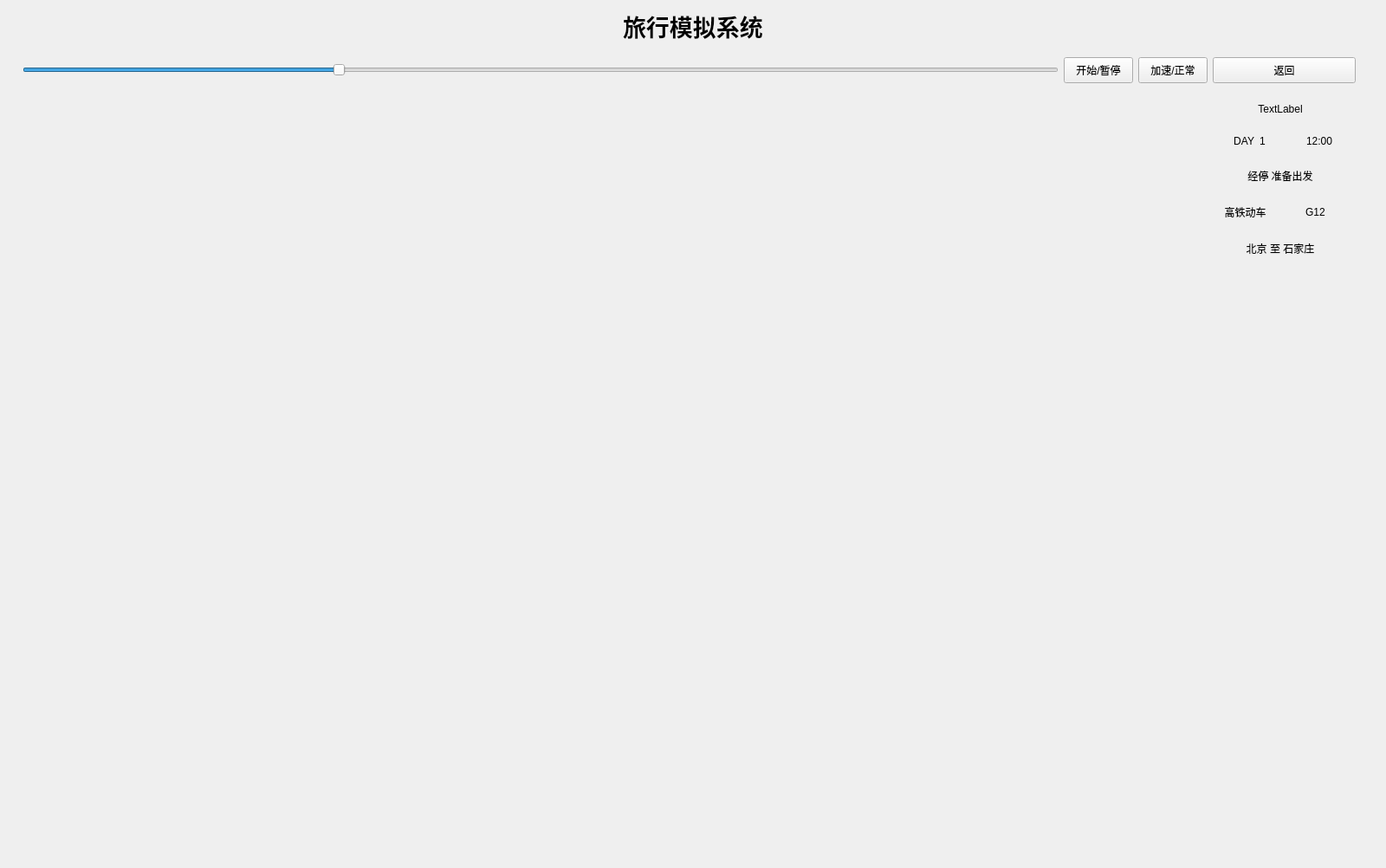
<?xml version="1.0" encoding="UTF-8"?>
<ui version="4.0">
 <class>ScheduleWindow</class>
 <widget class="QWidget" name="ScheduleWindow">
  <property name="geometry">
   <rect>
    <x>0</x>
    <y>0</y>
    <width>1600</width>
    <height>1002</height>
   </rect>
  </property>
  <property name="windowTitle">
   <string>旅行模拟器</string>
  </property>
  <layout class="QVBoxLayout" name="verticalLayout" stretch="0,0">
   <property name="topMargin">
    <number>0</number>
   </property>
   <property name="bottomMargin">
    <number>0</number>
   </property>
   <item>
    <widget class="QWidget" name="title_widget" native="true">
     <property name="minimumSize">
      <size>
       <width>0</width>
       <height>60</height>
      </size>
     </property>
     <property name="maximumSize">
      <size>
       <width>16777215</width>
       <height>60</height>
      </size>
     </property>
     <layout class="QHBoxLayout" name="TitleLayout">
      <item>
       <spacer name="TitleSpacerL">
        <property name="orientation">
         <enum>Qt::Horizontal</enum>
        </property>
        <property name="sizeHint" stdset="0">
         <size>
          <width>40</width>
          <height>20</height>
         </size>
        </property>
       </spacer>
      </item>
      <item>
       <widget class="QLabel" name="Title">
        <property name="font">
         <font>
          <family>微软雅黑</family>
          <pointsize>20</pointsize>
          <weight>75</weight>
          <bold>true</bold>
         </font>
        </property>
        <property name="text">
         <string>旅行模拟系统</string>
        </property>
       </widget>
      </item>
      <item>
       <spacer name="TitleSpacerR">
        <property name="orientation">
         <enum>Qt::Horizontal</enum>
        </property>
        <property name="sizeHint" stdset="0">
         <size>
          <width>40</width>
          <height>20</height>
         </size>
        </property>
       </spacer>
      </item>
     </layout>
    </widget>
   </item>
   <item>
    <widget class="QStackedWidget" name="stackedWidget">
     <property name="currentIndex">
      <number>1</number>
     </property>
     <widget class="QWidget" name="list_page">
      <layout class="QVBoxLayout" name="verticalLayout_2" stretch="1,0,12">
       <item>
        <widget class="QWidget" name="widget" native="true">
         <layout class="QHBoxLayout" name="horizontalLayout">
          <item>
           <widget class="QLabel" name="SubTitle">
            <property name="font">
             <font>
              <family>微软雅黑</family>
              <pointsize>12</pointsize>
              <weight>75</weight>
              <bold>true</bold>
             </font>
            </property>
            <property name="text">
             <string>参考计划如下</string>
            </property>
           </widget>
          </item>
         </layout>
        </widget>
       </item>
       <item>
        <layout class="QHBoxLayout" name="BottomLayer">
         <property name="rightMargin">
          <number>20</number>
         </property>
         <item>
          <widget class="QPushButton" name="save_btn">
           <property name="minimumSize">
            <size>
             <width>100</width>
             <height>25</height>
            </size>
           </property>
           <property name="maximumSize">
            <size>
             <width>100</width>
             <height>25</height>
            </size>
           </property>
           <property name="text">
            <string>保存</string>
           </property>
          </widget>
         </item>
         <item>
          <widget class="QPushButton" name="sim_btn">
           <property name="minimumSize">
            <size>
             <width>100</width>
             <height>25</height>
            </size>
           </property>
           <property name="maximumSize">
            <size>
             <width>100</width>
             <height>25</height>
            </size>
           </property>
           <property name="text">
            <string>添加模拟</string>
           </property>
          </widget>
         </item>
         <item>
          <widget class="QPushButton" name="CloseButton">
           <property name="minimumSize">
            <size>
             <width>100</width>
             <height>25</height>
            </size>
           </property>
           <property name="maximumSize">
            <size>
             <width>100</width>
             <height>25</height>
            </size>
           </property>
           <property name="text">
            <string>关闭</string>
           </property>
          </widget>
         </item>
         <item>
          <spacer name="BottomSpacer">
           <property name="orientation">
            <enum>Qt::Horizontal</enum>
           </property>
           <property name="sizeHint" stdset="0">
            <size>
             <width>40</width>
             <height>20</height>
            </size>
           </property>
          </spacer>
         </item>
        </layout>
       </item>
       <item>
        <widget class="QTableWidget" name="ScheduleTable">
         <property name="font">
          <font>
           <pointsize>12</pointsize>
          </font>
         </property>
         <property name="editTriggers">
          <set>QAbstractItemView::NoEditTriggers</set>
         </property>
         <property name="selectionMode">
          <enum>QAbstractItemView::SingleSelection</enum>
         </property>
         <property name="textElideMode">
          <enum>Qt::ElideMiddle</enum>
         </property>
         <property name="gridStyle">
          <enum>Qt::DashLine</enum>
         </property>
         <attribute name="horizontalHeaderDefaultSectionSize">
          <number>140</number>
         </attribute>
         <column>
          <property name="text">
           <string>出发日期</string>
          </property>
         </column>
         <column>
          <property name="text">
           <string>出发时间</string>
          </property>
         </column>
         <column>
          <property name="text">
           <string>交通方式</string>
          </property>
         </column>
         <column>
          <property name="text">
           <string>班次</string>
          </property>
         </column>
         <column>
          <property name="text">
           <string>始发地</string>
          </property>
         </column>
         <column>
          <property name="text">
           <string>终到地</string>
          </property>
         </column>
         <column>
          <property name="text">
           <string>耗时</string>
          </property>
         </column>
         <column>
          <property name="text">
           <string>到达日期</string>
          </property>
         </column>
         <column>
          <property name="text">
           <string>到达时间</string>
          </property>
         </column>
         <column>
          <property name="text">
           <string>状态</string>
          </property>
         </column>
         <column>
          <property name="text">
           <string>票价</string>
          </property>
         </column>
        </widget>
       </item>
      </layout>
     </widget>
     <widget class="QWidget" name="map_page">
      <layout class="QVBoxLayout" name="verticalLayout_4">
       <property name="leftMargin">
        <number>15</number>
       </property>
       <property name="topMargin">
        <number>0</number>
       </property>
       <property name="rightMargin">
        <number>15</number>
       </property>
       <property name="bottomMargin">
        <number>0</number>
       </property>
       <item>
        <widget class="QWidget" name="widget_5" native="true">
         <layout class="QHBoxLayout" name="horizontalLayout_5">
          <property name="leftMargin">
           <number>0</number>
          </property>
          <property name="topMargin">
           <number>0</number>
          </property>
          <property name="rightMargin">
           <number>9</number>
          </property>
          <property name="bottomMargin">
           <number>0</number>
          </property>
          <item>
           <widget class="QSlider" name="progress">
            <property name="value">
             <number>30</number>
            </property>
            <property name="orientation">
             <enum>Qt::Horizontal</enum>
            </property>
           </widget>
          </item>
          <item>
           <widget class="QPushButton" name="start_btn">
            <property name="minimumSize">
             <size>
              <width>80</width>
              <height>30</height>
             </size>
            </property>
            <property name="maximumSize">
             <size>
              <width>100</width>
              <height>30</height>
             </size>
            </property>
            <property name="text">
             <string>开始/暂停</string>
            </property>
            <property name="checkable">
             <bool>true</bool>
            </property>
           </widget>
          </item>
          <item>
           <widget class="QPushButton" name="speed_btn">
            <property name="minimumSize">
             <size>
              <width>80</width>
              <height>30</height>
             </size>
            </property>
            <property name="maximumSize">
             <size>
              <width>80</width>
              <height>30</height>
             </size>
            </property>
            <property name="text">
             <string>加速/正常</string>
            </property>
            <property name="checkable">
             <bool>true</bool>
            </property>
           </widget>
          </item>
          <item>
           <widget class="QPushButton" name="back_btn">
            <property name="minimumSize">
             <size>
              <width>165</width>
              <height>30</height>
             </size>
            </property>
            <property name="maximumSize">
             <size>
              <width>165</width>
              <height>30</height>
             </size>
            </property>
            <property name="text">
             <string>返回</string>
            </property>
           </widget>
          </item>
         </layout>
        </widget>
       </item>
       <item>
        <widget class="QWidget" name="widget_2" native="true">
         <layout class="QHBoxLayout" name="horizontalLayout_7">
          <property name="leftMargin">
           <number>0</number>
          </property>
          <property name="topMargin">
           <number>0</number>
          </property>
          <property name="rightMargin">
           <number>0</number>
          </property>
          <property name="bottomMargin">
           <number>0</number>
          </property>
          <item>
           <widget class="QLabel" name="map">
            <property name="sizePolicy">
             <sizepolicy hsizetype="Fixed" vsizetype="Fixed">
              <horstretch>0</horstretch>
              <verstretch>0</verstretch>
             </sizepolicy>
            </property>
            <property name="minimumSize">
             <size>
              <width>1350</width>
              <height>900</height>
             </size>
            </property>
            <property name="maximumSize">
             <size>
              <width>1350</width>
              <height>900</height>
             </size>
            </property>
            <property name="frameShape">
             <enum>QFrame::NoFrame</enum>
            </property>
            <property name="text">
             <string/>
            </property>
            <property name="pixmap">
             <pixmap resource="schedue.qrc">:/map/China.png</pixmap>
            </property>
           </widget>
          </item>
          <item>
           <widget class="QWidget" name="widget_4" native="true">
            <layout class="QVBoxLayout" name="verticalLayout_3">
             <item>
              <widget class="QLabel" name="date">
               <property name="minimumSize">
                <size>
                 <width>0</width>
                 <height>30</height>
                </size>
               </property>
               <property name="maximumSize">
                <size>
                 <width>16777215</width>
                 <height>30</height>
                </size>
               </property>
               <property name="text">
                <string>TextLabel</string>
               </property>
               <property name="alignment">
                <set>Qt::AlignCenter</set>
               </property>
              </widget>
             </item>
             <item>
              <widget class="QWidget" name="widget_7" native="true">
               <layout class="QHBoxLayout" name="horizontalLayout_2">
                <item>
                 <widget class="QLabel" name="label">
                  <property name="text">
                   <string>DAY</string>
                  </property>
                  <property name="alignment">
                   <set>Qt::AlignRight|Qt::AlignTrailing|Qt::AlignVCenter</set>
                  </property>
                 </widget>
                </item>
                <item>
                 <widget class="QLabel" name="day">
                  <property name="text">
                   <string>1</string>
                  </property>
                 </widget>
                </item>
                <item>
                 <widget class="QLabel" name="time">
                  <property name="text">
                   <string>12:00</string>
                  </property>
                 </widget>
                </item>
               </layout>
              </widget>
             </item>
             <item>
              <widget class="QWidget" name="widget_3" native="true">
               <layout class="QHBoxLayout" name="horizontalLayout_6">
                <item>
                 <widget class="QLabel" name="state">
                  <property name="text">
                   <string>经停 准备出发</string>
                  </property>
                  <property name="alignment">
                   <set>Qt::AlignCenter</set>
                  </property>
                 </widget>
                </item>
               </layout>
              </widget>
             </item>
             <item>
              <widget class="QWidget" name="widget_8" native="true">
               <layout class="QHBoxLayout" name="horizontalLayout_3">
                <item>
                 <widget class="QLabel" name="method">
                  <property name="text">
                   <string>高铁动车</string>
                  </property>
                  <property name="alignment">
                   <set>Qt::AlignCenter</set>
                  </property>
                 </widget>
                </item>
                <item>
                 <widget class="QLabel" name="code">
                  <property name="text">
                   <string>G12</string>
                  </property>
                  <property name="alignment">
                   <set>Qt::AlignCenter</set>
                  </property>
                 </widget>
                </item>
               </layout>
              </widget>
             </item>
             <item>
              <widget class="QWidget" name="widget_9" native="true">
               <layout class="QHBoxLayout" name="horizontalLayout_4">
                <item>
                 <widget class="QLabel" name="posi">
                  <property name="text">
                   <string>北京 至 石家庄</string>
                  </property>
                  <property name="alignment">
                   <set>Qt::AlignCenter</set>
                  </property>
                 </widget>
                </item>
               </layout>
              </widget>
             </item>
             <item>
              <spacer name="verticalSpacer">
               <property name="orientation">
                <enum>Qt::Vertical</enum>
               </property>
               <property name="sizeHint" stdset="0">
                <size>
                 <width>20</width>
                 <height>735</height>
                </size>
               </property>
              </spacer>
             </item>
            </layout>
           </widget>
          </item>
         </layout>
        </widget>
       </item>
      </layout>
     </widget>
    </widget>
   </item>
  </layout>
 </widget>
 <resources>
  <include location="schedue.qrc"/>
 </resources>
 <connections/>
</ui>
